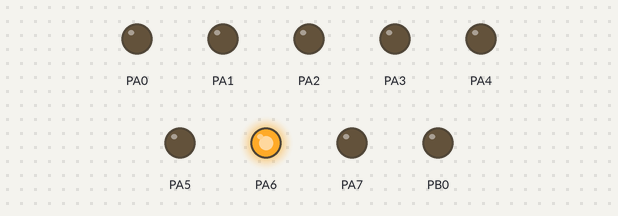
Recording of a sketch running on a simulated STM32 Blue Pill. On the bench: output pins drawn as LEDs (lit = HIGH).

Above: at 0.5 s.
At 3.5 s:
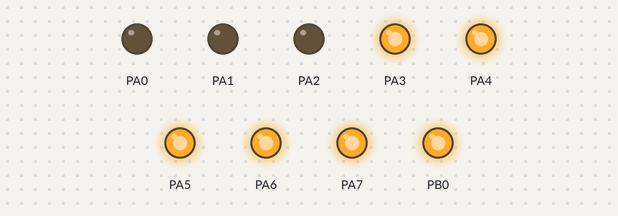
At 5.5 s:
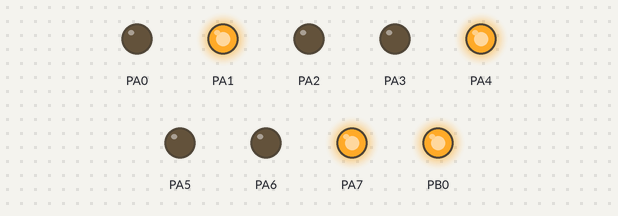
At 7.5 s:
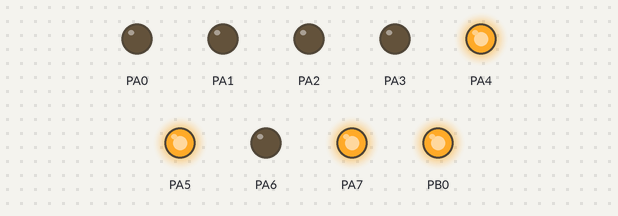
At 10.5 s:
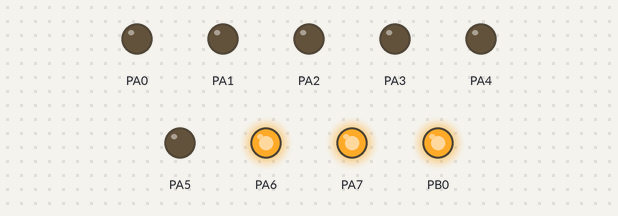
At 14.5 s:
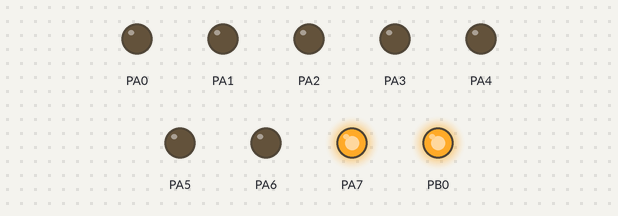
Timing chart, 0 to 15.6 s (numbered marks = the images above):
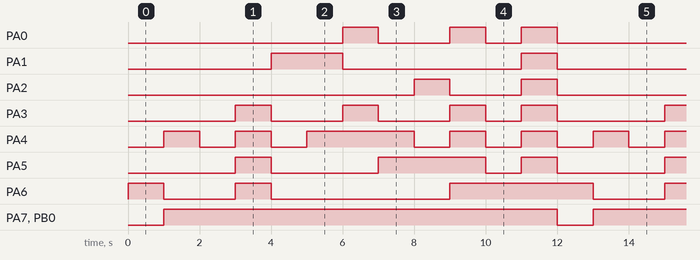

Measured:
- by itself, PA0: repeats every 12.0 s: LOW 2.0 s, HIGH 1.0 s, LOW 1.0 s, HIGH 1.0 s, LOW 6.0 s, HIGH 1.0 s
- by itself, PA1: repeats every 12.0 s: LOW 5.0 s, HIGH 1.0 s, LOW 4.0 s, HIGH 2.0 s
- by itself, PA2: repeats every 12.0 s: LOW 2.0 s, HIGH 1.0 s, LOW 8.0 s, HIGH 1.0 s
- by itself, PA3: repeats every 12.0 s: 2 × (LOW 2.0 s, HIGH 1.0 s), LOW 1.0 s, HIGH 1.0 s, LOW 3.0 s, HIGH 1.0 s
- by itself, PA4: repeats every 12.0 s: LOW 1.0 s, HIGH 1.0 s, LOW 1.0 s, HIGH 3.0 s, 3 × (LOW 1.0 s, HIGH 1.0 s)
- by itself, PA5: repeats every 12.0 s: LOW 3.0 s, HIGH 3.0 s, LOW 1.0 s, HIGH 1.0 s, LOW 3.0 s, HIGH 1.0 s
- by itself, PA6: repeats every 12.0 s: LOW 2.0 s, HIGH 1.0 s, LOW 5.0 s, HIGH 4.0 s
- by itself, PA7, PB0: alternates HIGH for 11.0 s and LOW for 1.0 s

The sketch:

stm32_7seg.ino
```cpp
void setup() {
pinMode(PA0,OUTPUT);
pinMode(PA1,OUTPUT);
pinMode(PA2,OUTPUT);
pinMode(PA3,OUTPUT);
pinMode(PA4,OUTPUT);
pinMode(PA5,OUTPUT);
pinMode(PA6,OUTPUT);
pinMode(PA7,OUTPUT);
pinMode(PB0,OUTPUT);

}

void loop() {
  //10


  digitalWrite(PA0,LOW);
  digitalWrite(PA1,LOW);
  digitalWrite(PA2,LOW);
  digitalWrite(PA3,LOW);
  digitalWrite(PA4,LOW);
  digitalWrite(PA5,LOW);
  digitalWrite(PA6,HIGH);
  digitalWrite(PA7,LOW);
  digitalWrite(PB0,LOW);
  delay(1000);

   //9
   digitalWrite(PA0,LOW);
  digitalWrite(PA1,LOW);
  digitalWrite(PA2,LOW);
  digitalWrite(PA3,LOW);
  digitalWrite(PA4,HIGH);
  digitalWrite(PA5,LOW);
  digitalWrite(PA6,LOW);
   digitalWrite(PA7,HIGH);
  digitalWrite(PB0,HIGH);
   delay(1000);

   //8

   digitalWrite(PA0,LOW);
  digitalWrite(PA1,LOW);
  digitalWrite(PA2,LOW);
  digitalWrite(PA3,LOW);
  digitalWrite(PA4,LOW);
  digitalWrite(PA5,LOW);
  digitalWrite(PA6,LOW);
   digitalWrite(PA7,HIGH);
  digitalWrite(PB0,HIGH);
   delay(1000);


   //7

   digitalWrite(PA0,LOW);
  digitalWrite(PA1,LOW);
  digitalWrite(PA2,LOW);
  digitalWrite(PA3,HIGH);
  digitalWrite(PA4,HIGH);
  digitalWrite(PA5,HIGH);
  digitalWrite(PA6,HIGH);
   digitalWrite(PA7,HIGH);
  digitalWrite(PB0,HIGH);
   delay(1000);

   //6

   digitalWrite(PA0,LOW);
  digitalWrite(PA1,HIGH);
  digitalWrite(PA2,LOW);
  digitalWrite(PA3,LOW);
  digitalWrite(PA4,LOW);
  digitalWrite(PA5,LOW);
  digitalWrite(PA6,LOW);
   digitalWrite(PA7,HIGH);
  digitalWrite(PB0,HIGH);
   delay(1000);

  //5

   digitalWrite(PA0,LOW);
  digitalWrite(PA1,HIGH);
  digitalWrite(PA2,LOW);
  digitalWrite(PA3,LOW);
  digitalWrite(PA4,HIGH);
  digitalWrite(PA5,LOW);
  digitalWrite(PA6,LOW);
   digitalWrite(PA7,HIGH);
  digitalWrite(PB0,HIGH);
    delay(1000);

   //4

   digitalWrite(PA0,HIGH);
  digitalWrite(PA1,LOW);
  digitalWrite(PA2,LOW);
  digitalWrite(PA3,HIGH);
  digitalWrite(PA4,HIGH);
  digitalWrite(PA5,LOW);
  digitalWrite(PA6,LOW);
   digitalWrite(PA7,HIGH);
  digitalWrite(PB0,HIGH);
      delay(1000);
   //3

   digitalWrite(PA0,LOW);
  digitalWrite(PA1,LOW);
  digitalWrite(PA2,LOW);
  digitalWrite(PA3,LOW);
  digitalWrite(PA4,HIGH);
  digitalWrite(PA5,HIGH);
  digitalWrite(PA6,LOW);
   digitalWrite(PA7,HIGH);
  digitalWrite(PB0,HIGH);
     delay(1000);
  //2

   digitalWrite(PA0,LOW);
  digitalWrite(PA1,LOW);
  digitalWrite(PA2,HIGH);
  digitalWrite(PA3,LOW);
  digitalWrite(PA4,LOW);
  digitalWrite(PA5,HIGH);
  digitalWrite(PA6,LOW);
   digitalWrite(PA7,HIGH);
  digitalWrite(PB0,HIGH);
    delay(1000);
  //1

   digitalWrite(PA0,HIGH);
  digitalWrite(PA1,LOW);
  digitalWrite(PA2,LOW);
  digitalWrite(PA3,HIGH);
  digitalWrite(PA4,HIGH);
  digitalWrite(PA5,HIGH);
  digitalWrite(PA6,HIGH);
   digitalWrite(PA7,HIGH);
  digitalWrite(PB0,HIGH);
    delay(1000);
  //0

  digitalWrite(PA0,LOW);
  digitalWrite(PA1,LOW);
  digitalWrite(PA2,LOW);
  digitalWrite(PA3,LOW);
  digitalWrite(PA4,LOW);
  digitalWrite(PA5,LOW);
  digitalWrite(PA6,HIGH);
   digitalWrite(PA7,HIGH);
  digitalWrite(PB0,HIGH);
   delay(1000);


   digitalWrite(PA0,HIGH);
  digitalWrite(PA1,HIGH);
  digitalWrite(PA2,HIGH);
  digitalWrite(PA3,HIGH);
  digitalWrite(PA4,HIGH);
  digitalWrite(PA5,HIGH);
  digitalWrite(PA6,HIGH);
   digitalWrite(PA7,HIGH);
  digitalWrite(PB0,HIGH);
   delay(1000);

}
```
